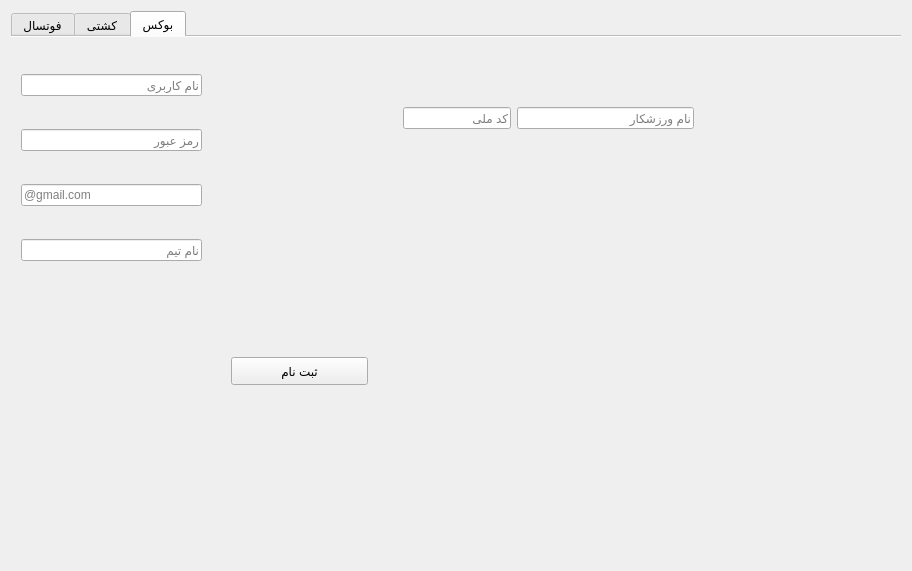
<?xml version="1.0" encoding="UTF-8"?>
<ui version="4.0">
 <class>signin</class>
 <widget class="QWidget" name="signin">
  <property name="geometry">
   <rect>
    <x>0</x>
    <y>0</y>
    <width>912</width>
    <height>571</height>
   </rect>
  </property>
  <property name="windowTitle">
   <string>Form</string>
  </property>
  <layout class="QVBoxLayout" name="verticalLayout_2">
   <item>
    <widget class="QTabWidget" name="tabWidget">
     <property name="currentIndex">
      <number>2</number>
     </property>
     <property name="documentMode">
      <bool>true</bool>
     </property>
     <widget class="QWidget" name="footsal">
      <attribute name="title">
       <string>فوتسال</string>
      </attribute>
      <widget class="QWidget" name="verticalLayoutWidget">
       <property name="geometry">
        <rect>
         <x>50</x>
         <y>30</y>
         <width>160</width>
         <height>221</height>
        </rect>
       </property>
       <layout class="QVBoxLayout" name="verticalLayout_3">
        <item>
         <widget class="QLineEdit" name="usename_3">
          <property name="placeholderText">
           <string>نام کاربری </string>
          </property>
         </widget>
        </item>
        <item>
         <widget class="QLineEdit" name="pass_3">
          <property name="placeholderText">
           <string>رمز عبور</string>
          </property>
         </widget>
        </item>
        <item>
         <widget class="QLineEdit" name="email_3">
          <property name="placeholderText">
           <string>@gmail.com</string>
          </property>
         </widget>
        </item>
        <item>
         <widget class="QLineEdit" name="team_name_3">
          <property name="placeholderText">
           <string>نام تیم</string>
          </property>
         </widget>
        </item>
       </layout>
      </widget>
      <widget class="QPushButton" name="sabtenam_3">
       <property name="geometry">
        <rect>
         <x>80</x>
         <y>350</y>
         <width>158</width>
         <height>28</height>
        </rect>
       </property>
       <property name="text">
        <string>ثبت نام</string>
       </property>
      </widget>
      <widget class="QWidget" name="formLayoutWidget_3">
       <property name="geometry">
        <rect>
         <x>350</x>
         <y>30</y>
         <width>281</width>
         <height>291</height>
        </rect>
       </property>
       <layout class="QFormLayout" name="formLayout_3">
        <item row="0" column="0">
         <widget class="QLineEdit" name="codemeli1">
          <property name="text">
           <string/>
          </property>
          <property name="placeholderText">
           <string>کد ملی</string>
          </property>
         </widget>
        </item>
        <item row="0" column="1">
         <widget class="QLineEdit" name="name1">
          <property name="placeholderText">
           <string>نام بازیکن</string>
          </property>
         </widget>
        </item>
        <item row="1" column="0">
         <widget class="QLineEdit" name="codemeli2">
          <property name="text">
           <string/>
          </property>
          <property name="placeholderText">
           <string>کد ملی</string>
          </property>
         </widget>
        </item>
        <item row="1" column="1">
         <widget class="QLineEdit" name="name2">
          <property name="placeholderText">
           <string>نام بازیکن</string>
          </property>
         </widget>
        </item>
        <item row="2" column="0">
         <widget class="QLineEdit" name="codemeli3">
          <property name="text">
           <string/>
          </property>
          <property name="placeholderText">
           <string>کد ملی</string>
          </property>
         </widget>
        </item>
        <item row="2" column="1">
         <widget class="QLineEdit" name="name3">
          <property name="placeholderText">
           <string>نام بازیکن</string>
          </property>
         </widget>
        </item>
        <item row="3" column="0">
         <widget class="QLineEdit" name="codemeli4">
          <property name="text">
           <string/>
          </property>
          <property name="placeholderText">
           <string>کد ملی</string>
          </property>
         </widget>
        </item>
        <item row="3" column="1">
         <widget class="QLineEdit" name="name4">
          <property name="placeholderText">
           <string>نام بازیکن</string>
          </property>
         </widget>
        </item>
        <item row="4" column="0">
         <widget class="QLineEdit" name="codemeli5">
          <property name="text">
           <string/>
          </property>
          <property name="placeholderText">
           <string>کد ملی</string>
          </property>
         </widget>
        </item>
        <item row="4" column="1">
         <widget class="QLineEdit" name="name5">
          <property name="placeholderText">
           <string>نام بازیکن</string>
          </property>
         </widget>
        </item>
        <item row="5" column="0">
         <widget class="QLineEdit" name="codemeli6">
          <property name="text">
           <string/>
          </property>
          <property name="placeholderText">
           <string>کد ملی</string>
          </property>
         </widget>
        </item>
        <item row="5" column="1">
         <widget class="QLineEdit" name="name6">
          <property name="placeholderText">
           <string>نام بازیکن</string>
          </property>
         </widget>
        </item>
        <item row="6" column="0">
         <widget class="QLineEdit" name="codemeli7">
          <property name="text">
           <string/>
          </property>
          <property name="placeholderText">
           <string>کد ملی</string>
          </property>
         </widget>
        </item>
        <item row="6" column="1">
         <widget class="QLineEdit" name="name7">
          <property name="placeholderText">
           <string>نام بازیکن</string>
          </property>
         </widget>
        </item>
        <item row="7" column="0">
         <widget class="QLineEdit" name="codemeli8">
          <property name="text">
           <string/>
          </property>
          <property name="placeholderText">
           <string>کد ملی</string>
          </property>
         </widget>
        </item>
        <item row="7" column="1">
         <widget class="QLineEdit" name="name8">
          <property name="placeholderText">
           <string>نام بازیکن</string>
          </property>
         </widget>
        </item>
        <item row="8" column="0">
         <widget class="QLineEdit" name="codemeli9">
          <property name="text">
           <string/>
          </property>
          <property name="placeholderText">
           <string>کد ملی</string>
          </property>
         </widget>
        </item>
        <item row="8" column="1">
         <widget class="QLineEdit" name="name9">
          <property name="placeholderText">
           <string>نام بازیکن</string>
          </property>
         </widget>
        </item>
        <item row="9" column="0">
         <widget class="QLineEdit" name="codemeli10">
          <property name="text">
           <string/>
          </property>
          <property name="placeholderText">
           <string>کد ملی</string>
          </property>
         </widget>
        </item>
        <item row="9" column="1">
         <widget class="QLineEdit" name="name10">
          <property name="placeholderText">
           <string>نام بازیکن</string>
          </property>
         </widget>
        </item>
       </layout>
      </widget>
     </widget>
     <widget class="QWidget" name="wresteling">
      <attribute name="title">
       <string>کشتی</string>
      </attribute>
      <widget class="QPushButton" name="sabtenam_2">
       <property name="geometry">
        <rect>
         <x>170</x>
         <y>290</y>
         <width>137</width>
         <height>28</height>
        </rect>
       </property>
       <property name="text">
        <string>ثبت نام</string>
       </property>
      </widget>
      <widget class="QWidget" name="formLayoutWidget_2">
       <property name="geometry">
        <rect>
         <x>350</x>
         <y>90</y>
         <width>283</width>
         <height>24</height>
        </rect>
       </property>
       <layout class="QFormLayout" name="formLayout_2">
        <property name="sizeConstraint">
         <enum>QLayout::SetDefaultConstraint</enum>
        </property>
        <property name="fieldGrowthPolicy">
         <enum>QFormLayout::AllNonFixedFieldsGrow</enum>
        </property>
        <property name="rowWrapPolicy">
         <enum>QFormLayout::DontWrapRows</enum>
        </property>
        <item row="0" column="0">
         <widget class="QLineEdit" name="code_meli">
          <property name="text">
           <string/>
          </property>
          <property name="placeholderText">
           <string>کد ملی</string>
          </property>
         </widget>
        </item>
        <item row="0" column="1">
         <widget class="QLineEdit" name="name">
          <property name="placeholderText">
           <string>نام ورزشکار</string>
          </property>
         </widget>
        </item>
       </layout>
      </widget>
      <widget class="QWidget" name="layoutWidget">
       <property name="geometry">
        <rect>
         <x>20</x>
         <y>30</y>
         <width>191</width>
         <height>211</height>
        </rect>
       </property>
       <layout class="QVBoxLayout" name="verticalLayout">
        <item>
         <widget class="QLineEdit" name="usename_2">
          <property name="placeholderText">
           <string>نام کاربری </string>
          </property>
         </widget>
        </item>
        <item>
         <widget class="QLineEdit" name="pass_2">
          <property name="placeholderText">
           <string>رمز عبور</string>
          </property>
         </widget>
        </item>
        <item>
         <widget class="QLineEdit" name="email_2">
          <property name="placeholderText">
           <string>@gmail.com</string>
          </property>
         </widget>
        </item>
        <item>
         <widget class="QLineEdit" name="team_name_2">
          <property name="placeholderText">
           <string>نام تیم</string>
          </property>
         </widget>
        </item>
       </layout>
      </widget>
     </widget>
     <widget class="QWidget" name="boxing">
      <attribute name="title">
       <string>بوکس</string>
      </attribute>
      <widget class="QWidget" name="gridLayoutWidget">
       <property name="geometry">
        <rect>
         <x>10</x>
         <y>10</y>
         <width>181</width>
         <height>241</height>
        </rect>
       </property>
       <layout class="QGridLayout" name="gridLayout_2">
        <item row="0" column="0">
         <widget class="QLineEdit" name="usename">
          <property name="placeholderText">
           <string>نام کاربری </string>
          </property>
         </widget>
        </item>
        <item row="1" column="0">
         <widget class="QLineEdit" name="pass">
          <property name="placeholderText">
           <string>رمز عبور</string>
          </property>
         </widget>
        </item>
        <item row="2" column="0">
         <widget class="QLineEdit" name="email">
          <property name="placeholderText">
           <string>@gmail.com</string>
          </property>
         </widget>
        </item>
        <item row="3" column="0">
         <widget class="QLineEdit" name="team_name">
          <property name="placeholderText">
           <string>نام تیم</string>
          </property>
         </widget>
        </item>
       </layout>
      </widget>
      <widget class="QPushButton" name="sabtenam_4">
       <property name="geometry">
        <rect>
         <x>220</x>
         <y>320</y>
         <width>137</width>
         <height>28</height>
        </rect>
       </property>
       <property name="text">
        <string>ثبت نام</string>
       </property>
      </widget>
      <widget class="QWidget" name="formLayoutWidget_7">
       <property name="geometry">
        <rect>
         <x>392</x>
         <y>70</y>
         <width>291</width>
         <height>71</height>
        </rect>
       </property>
       <layout class="QFormLayout" name="formLayout_8">
        <property name="sizeConstraint">
         <enum>QLayout::SetDefaultConstraint</enum>
        </property>
        <property name="fieldGrowthPolicy">
         <enum>QFormLayout::AllNonFixedFieldsGrow</enum>
        </property>
        <property name="rowWrapPolicy">
         <enum>QFormLayout::DontWrapRows</enum>
        </property>
        <item row="0" column="0">
         <widget class="QLineEdit" name="code_meli_2">
          <property name="text">
           <string/>
          </property>
          <property name="placeholderText">
           <string>کد ملی</string>
          </property>
         </widget>
        </item>
        <item row="0" column="1">
         <widget class="QLineEdit" name="name_2">
          <property name="placeholderText">
           <string>نام ورزشکار</string>
          </property>
         </widget>
        </item>
       </layout>
      </widget>
     </widget>
    </widget>
   </item>
   <item>
    <widget class="QLabel" name="label">
     <property name="text">
      <string/>
     </property>
    </widget>
   </item>
  </layout>
 </widget>
 <resources/>
 <connections/>
</ui>
